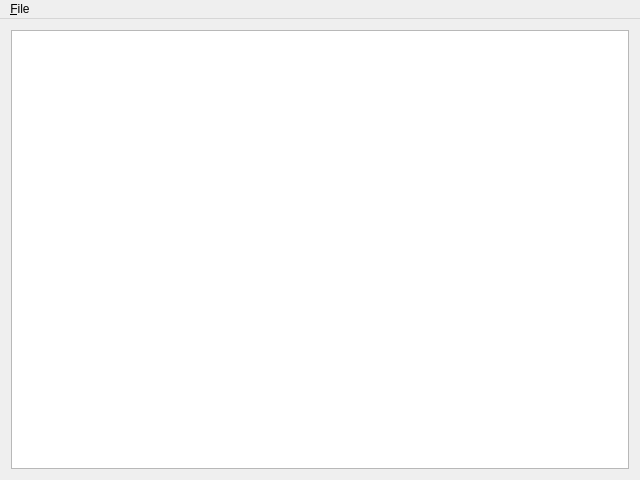
<?xml version="1.0" encoding="UTF-8"?>
<ui version="4.0">
 <class>MainWindow</class>
 <widget class="QMainWindow" name="MainWindow">
  <property name="geometry">
   <rect>
    <x>0</x>
    <y>0</y>
    <width>640</width>
    <height>480</height>
   </rect>
  </property>
  <property name="windowTitle">
   <string>Cyclop Editor</string>
  </property>
  <widget class="QWidget" name="centralWidget">
   <layout class="QVBoxLayout" name="verticalLayout">
    <item>
     <widget class="QTreeView" name="fileContentsTreeView"/>
    </item>
   </layout>
  </widget>
  <widget class="QMenuBar" name="menuBar">
   <property name="geometry">
    <rect>
     <x>0</x>
     <y>0</y>
     <width>640</width>
     <height>20</height>
    </rect>
   </property>
   <widget class="QMenu" name="menuFile">
    <property name="title">
     <string>&amp;File</string>
    </property>
    <addaction name="openAction"/>
    <addaction name="separator"/>
    <addaction name="exitAction"/>
   </widget>
   <addaction name="menuFile"/>
  </widget>
  <action name="openAction">
   <property name="text">
    <string>&amp;Open...</string>
   </property>
  </action>
  <action name="saveAction">
   <property name="text">
    <string>&amp;Save</string>
   </property>
  </action>
  <action name="exitAction">
   <property name="text">
    <string>E&amp;xit</string>
   </property>
  </action>
 </widget>
 <layoutdefault spacing="6" margin="11"/>
 <resources/>
 <connections/>
</ui>
